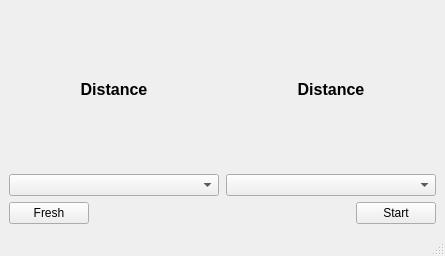
<?xml version="1.0" encoding="UTF-8"?>
<ui version="4.0">
 <class>MainWindow</class>
 <widget class="QMainWindow" name="MainWindow">
  <property name="geometry">
   <rect>
    <x>0</x>
    <y>0</y>
    <width>445</width>
    <height>256</height>
   </rect>
  </property>
  <property name="windowTitle">
   <string>TF03 Traffic</string>
  </property>
  <widget class="QWidget" name="centralwidget">
   <layout class="QGridLayout" name="gridLayout">
    <item row="0" column="0">
     <layout class="QVBoxLayout" name="verticalLayout">
      <item>
       <spacer name="verticalSpacer">
        <property name="orientation">
         <enum>Qt::Vertical</enum>
        </property>
        <property name="sizeType">
         <enum>QSizePolicy::Fixed</enum>
        </property>
        <property name="sizeHint" stdset="0">
         <size>
          <width>20</width>
          <height>1</height>
         </size>
        </property>
       </spacer>
      </item>
      <item>
       <layout class="QHBoxLayout" name="horizontalLayout">
        <item>
         <layout class="QVBoxLayout" name="verticalLayout_2">
          <item>
           <widget class="QLabel" name="DistanceLabelAlpha">
            <property name="font">
             <font>
              <pointsize>12</pointsize>
              <weight>75</weight>
              <bold>true</bold>
             </font>
            </property>
            <property name="text">
             <string>Distance</string>
            </property>
            <property name="alignment">
             <set>Qt::AlignCenter</set>
            </property>
           </widget>
          </item>
          <item>
           <layout class="QHBoxLayout" name="horizontalLayout_2">
            <item>
             <widget class="QComboBox" name="SerialPortAlphaComboBox"/>
            </item>
           </layout>
          </item>
         </layout>
        </item>
        <item>
         <spacer name="horizontalSpacer">
          <property name="orientation">
           <enum>Qt::Horizontal</enum>
          </property>
          <property name="sizeType">
           <enum>QSizePolicy::Fixed</enum>
          </property>
          <property name="sizeHint" stdset="0">
           <size>
            <width>1</width>
            <height>20</height>
           </size>
          </property>
         </spacer>
        </item>
        <item>
         <layout class="QVBoxLayout" name="verticalLayout_3">
          <item>
           <widget class="QLabel" name="DistanceBetaLabel">
            <property name="font">
             <font>
              <pointsize>12</pointsize>
              <weight>75</weight>
              <bold>true</bold>
             </font>
            </property>
            <property name="text">
             <string>Distance</string>
            </property>
            <property name="alignment">
             <set>Qt::AlignCenter</set>
            </property>
           </widget>
          </item>
          <item>
           <layout class="QHBoxLayout" name="horizontalLayout_3">
            <item>
             <widget class="QComboBox" name="SerialPortBetaComboBox"/>
            </item>
           </layout>
          </item>
         </layout>
        </item>
       </layout>
      </item>
      <item>
       <layout class="QHBoxLayout" name="horizontalLayout_4">
        <item>
         <widget class="QPushButton" name="FreshPushButton">
          <property name="text">
           <string>Fresh</string>
          </property>
         </widget>
        </item>
        <item>
         <spacer name="horizontalSpacer_2">
          <property name="orientation">
           <enum>Qt::Horizontal</enum>
          </property>
          <property name="sizeHint" stdset="0">
           <size>
            <width>40</width>
            <height>20</height>
           </size>
          </property>
         </spacer>
        </item>
        <item>
         <widget class="QPushButton" name="StartPushButton">
          <property name="text">
           <string>Start</string>
          </property>
         </widget>
        </item>
       </layout>
      </item>
      <item>
       <spacer name="verticalSpacer_2">
        <property name="orientation">
         <enum>Qt::Vertical</enum>
        </property>
        <property name="sizeType">
         <enum>QSizePolicy::Fixed</enum>
        </property>
        <property name="sizeHint" stdset="0">
         <size>
          <width>20</width>
          <height>1</height>
         </size>
        </property>
       </spacer>
      </item>
     </layout>
    </item>
   </layout>
  </widget>
  <widget class="QMenuBar" name="menubar">
   <property name="geometry">
    <rect>
     <x>0</x>
     <y>0</y>
     <width>445</width>
     <height>17</height>
    </rect>
   </property>
  </widget>
  <widget class="QStatusBar" name="statusbar"/>
 </widget>
 <resources/>
 <connections/>
</ui>
